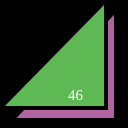
Frame 1 (no input)
Frame 60 (no input): identical to frame 1, image omitted
Frame 120 (the mouse pressed at the canvas centre since frame 60): identical to frame 1, image omitted

The p5.js sketch that drew this single still picture (run headless with seeded random() and noise() and a simulated clock; from frame 60 on, the mouse is pressed at the canvas centre):

// p5.js sketch
// ── sketch.js
function setup() {
  createCanvas(128,128);
}

function draw() {
  background(0);
  strokeWeight(4);
  fill(178, 100, 162);
  triangle(12,120,116,120,116,10);
  fill(94, 185, 84);
  triangle(0,108,106,108,106,0);
  fill(255);
  textSize(15);
  textFont("serif");
  text("46", 68, 100);
}
